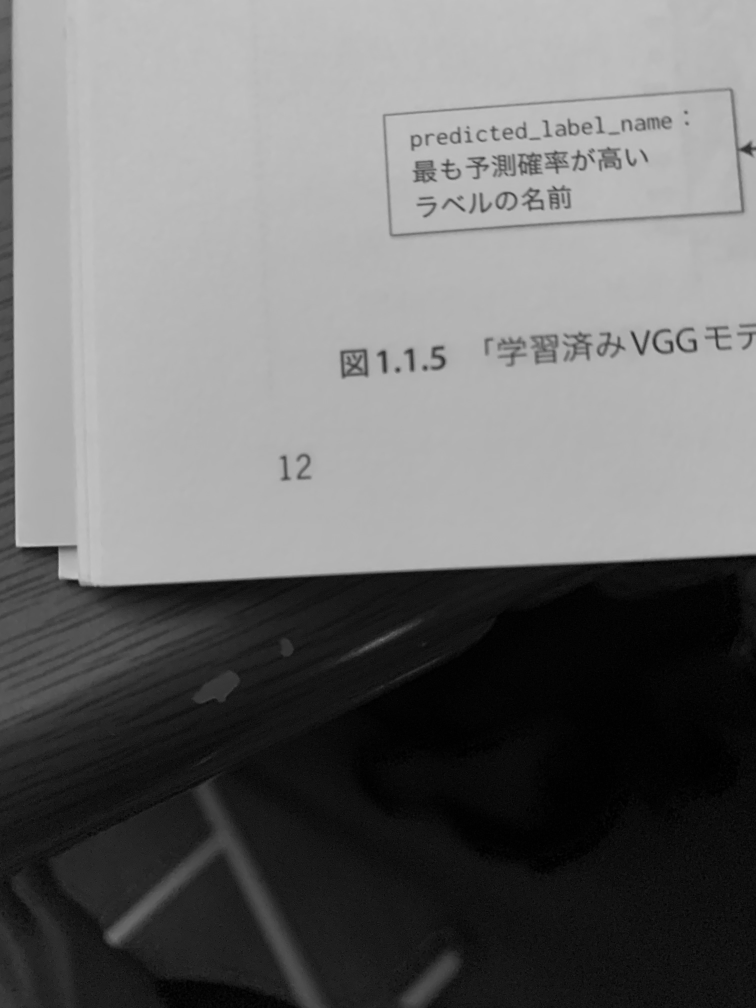
#> input picture IMG_2814.JPG, 3024 x 4032 px (shown at 1/4 size)
$ jupyter execute --allow-errors sample.ipynb
#> lines starting #> are read from the running program, lines starting #| are printed output that depends on the picture; after the words box and inside, x2 and y2 are one past the last pixel; in counts of white or black regions, pixels touching at a corner belong together
[cell 1]
import torch
import torch.nn as nn
import torch.nn.functional as F
from torchvision import datasets,transforms

#> (the rest of this cell did not finish here and is left out)

[cell 2]
BATCH_SIZE = 20
#> (the rest of this cell did not finish here and is left out)

#> (a cell that did not finish here is left out)

[cell 4]
class Net(nn.Module):
    def __init__(self):
        super().__init__()
        self.conv1 = nn.Conv2d(1,32,kernel_size = 3,stride = 1)
        self.conv2 = nn.Conv2d(32,64,kernel_size = 2,stride = 1)
        self.conv3 = nn.Conv2d(64,128,kernel_size =3,stride =1)
        self.fc1 = nn.Linear(512,128)
        self.fc2 = nn.Linear(128,10)
        self.dropout1 = nn.Dropout2d(0.25)

    def forward(self,x):
        x = self.conv1(x)
        x = F.relu(x)
        x = F.max_pool2d(x,2)
        x = self.conv2(x)
        x = F.relu(x)
        x = F.max_pool2d(x,2)
        x = self.conv3(x)
        x = F.relu(x)
        x = F.max_pool2d(x,2)
        x = self.dropout1(x)
        x = torch.flatten(x,1)
        x = self.fc1(x)
        x = F.relu(x)
        x = self.fc2(x)
        output = x
        return output

#> (a cell that did not finish here is left out)

[cell 6]
record_loss_train = []
record_loss_test = []

#> (the rest of this cell did not finish here and is left out)

#> (a cell that did not finish here is left out)

[cell 8]
#print(y_predict)

[cell 9]
correct = 0
total = 0
#> (the rest of this cell did not finish here and is left out)

#> (a cell that did not finish here is left out)

[cell 11]
save_path = "./weights_handwritten_numeral_recognition.pth"
#> (the rest of this cell did not finish here and is left out)

#> (a cell that did not finish here is left out)

[cell 13]
#超解像

[cell 14]
import cv2
import matplotlib.pyplot as plt
from PIL import Image

img = cv2.imread("IMG_2814.JPG")
#> img is the input picture: shape (4032, 3024, 3); min 0, max 207, mean 110.9

img_gray = cv2.cvtColor(img,cv2.COLOR_BGR2GRAY)

[cell 15]
plt.imshow(img)

[cell 16]
plt.imshow(img_gray)

[cell 17]
h, w, ch = img.shape
#> h = 4032; w = 3024; ch = 3
print(h,w,ch)
#| 4032 3024 3

[cell 18]
im_cropped = img_gray[1500:2000,1000:1500]
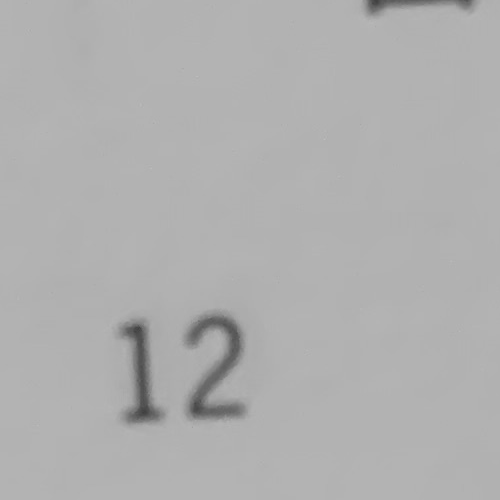
#> im_cropped: shape (500, 500); min 63, max 189, mean 175.7
cv2.imwrite("sample_cropped.jpg",im_cropped,[int(cv2.IMWRITE_JPEG_QUALITY),100])
#> Out = True

[cell 19]
img_sample = cv2.imread("sample_cropped.jpg")
#> img_sample: shape (500, 500, 3); min 63, max 189, mean 175.7
gray = cv2.cvtColor(img_sample,cv2.COLOR_BGR2GRAY)
blur = cv2.GaussianBlur(gray,(3,3),3)
thresh = cv2.adaptiveThreshold(blur,255,1,1,11,2)
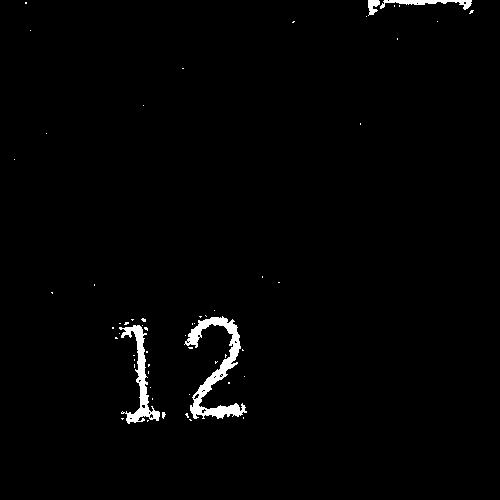
#> thresh: shape (500, 500); 1.4% white; 58 white regions (54 under 20 px)

[cell 20]
plt.imshow(gray)

[cell 21]
#print(thresh.shape)

[cell 22]
contours,hierarchy = cv2.findContours(thresh,cv2.RETR_LIST,cv2.CHAIN_APPROX_SIMPLE)
#> contours = 78 contours, 74 with area under 20; largest, box (x1, y1, x2, y2) and area: (184, 316, 247, 419) 1624, (119, 325, 160, 424) 916, (380, 0, 472, 10) 267, (368, 0, 380, 16) 98

[cell 23]
lis = []
#> (the rest of this cell did not finish here and is left out)

[cell 24]
img2 = cv2.imread("IMG_2816.JPG")
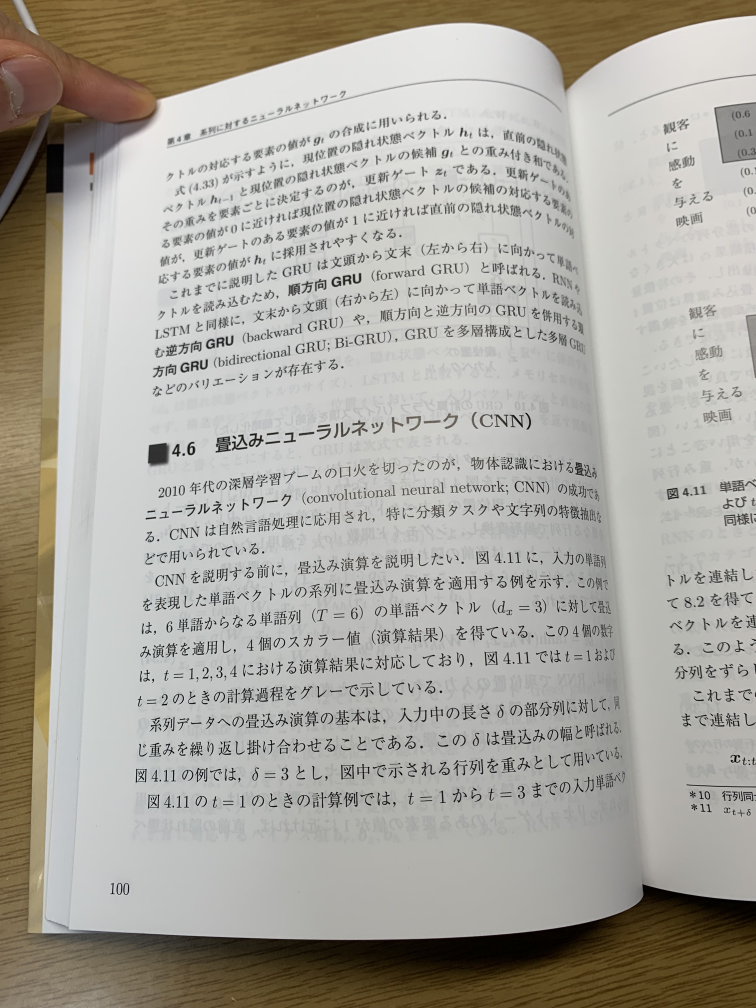
#> input picture IMG_2816.JPG, 3024 x 4032 px (shown at 1/4 size)
#> img2 is the input picture: shape (4032, 3024, 3); mean B, G, R 157.9, 166.3, 169.6
img2 = img2[3500:3700,300:600]
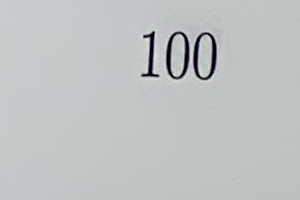
#> img2: shape (200, 300, 3); mean B, G, R 194, 193.8, 191.8
#plt.imshow(img2)
#img_sample = cv2.imread("sample_cropped.jpg")
#img_clopped2 = img2
gray2 = cv2.cvtColor(img2,cv2.COLOR_BGR2GRAY)
#cv2.imwrite("img2_gray.jpg",gray2)
blur2 = cv2.GaussianBlur(gray2,(5,5),0)
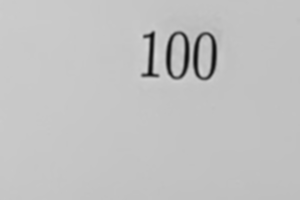
#> blur2: shape (200, 300); min 11, max 214, mean 193.1
thresh2 = cv2.adaptiveThreshold(blur2,255,1,1,11,2)
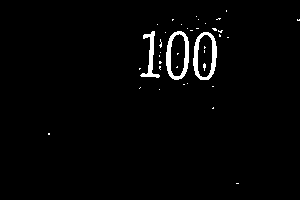
#> thresh2: shape (200, 300); 2.1% white; 39 white regions (36 under 20 px)

[cell 25]
plt.imshow(thresh2)

[cell 26]
contours,hierarchy = cv2.findContours(thresh2,cv2.RETR_EXTERNAL,cv2.CHAIN_APPROX_NONE)
#> contours = 34 contours, 31 with area under 20; largest, box (x1, y1, x2, y2) and area: (193, 32, 217, 80) 884, (166, 31, 189, 80) 880, (140, 31, 160, 78) 207

[cell 27]
lis = []
#> (the rest of this cell did not finish here and is left out)

[cell 28]
plt.imshow(lis[0],cmap ="gray")
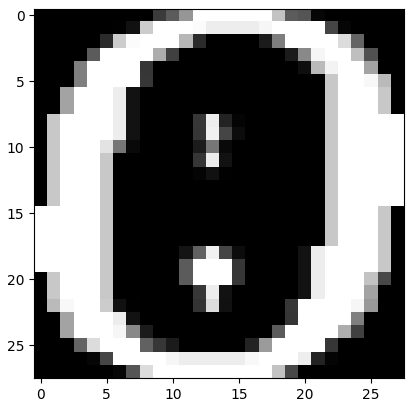
#> figure drawn by matplotlib, 1 panel
